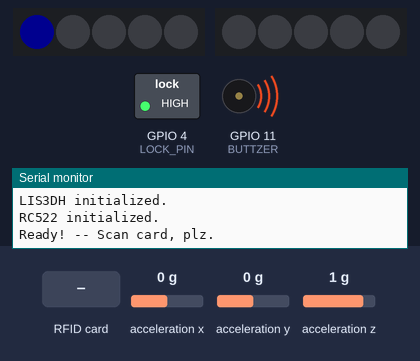
Recording of a sketch running on a simulated ESP32-S3. Shown: 2 × 5 RGB LEDs in strip order, left to right, switched loads named in the sketch (green lamp = pin HIGH), buzzer (waves = sounding), the last lines printed to the serial monitor. The inputs (shaded band) are chosen by the test bench; at power-on: acceleration x 0 g, acceleration y 0 g, acceleration z 1 g. Dim RGB values are drawn brighter than linear.

Above: at 0.1 s.
1.8 s: RFID card B1 3F 6B A2 held to the reader
At 3.5 s:
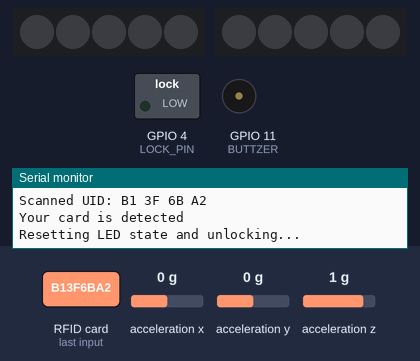
3.8 s: RFID card B1 3F 6B A2 held to the reader
At 5.69 s:
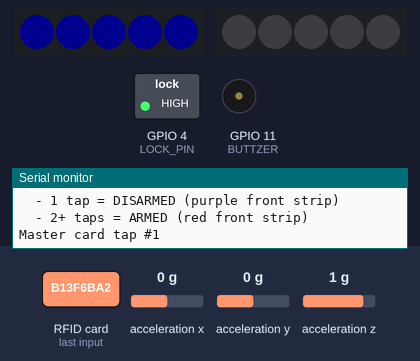
6.8 s: RFID card B1 3F 6B A2 held to the reader
At 9.7 s:
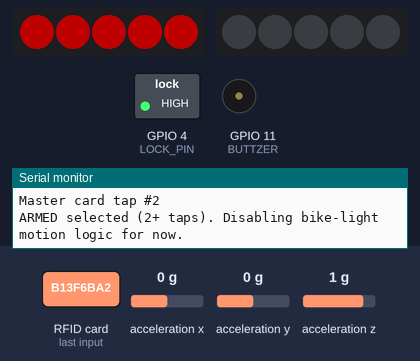
9.8 s: RFID card 5E 7A 19 C4 held to the reader
At 10.7 s:
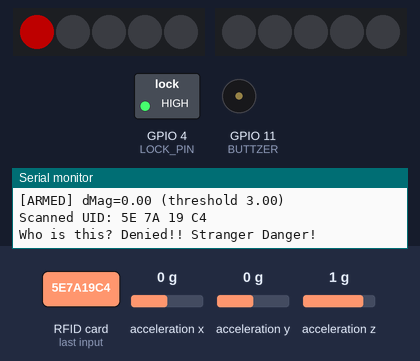
12.8 s: acceleration x set to -1.4 g
14.3 s: acceleration x set to -0.5 g
17.3 s: acceleration x set to -0.2 g
Timing chart, 0 to 19.8 s (numbered marks = the images above; inputs shaded):
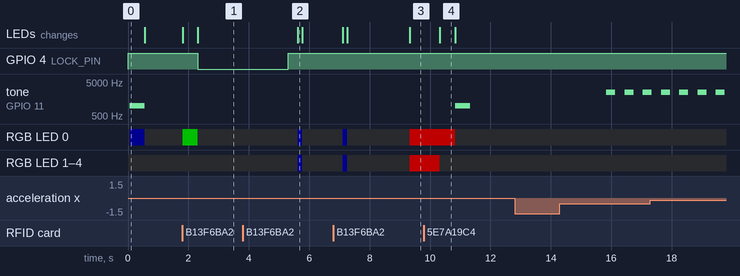

Measured:
- after the input at 1.8 s, GPIO 4 (LOCK_PIN): HIGH → LOW after 0.51 s; RGB LED 0: off → RGB(0, 80, 0) at once, → off 0.50 s later; the LEDs: first change at once (image 1 shows a later state)
- after the input at 3.8 s, RGB LED 0–4: off → RGB(0, 0, 15) after 1.8 s, → off 0.15 s later; the LEDs: change after 1.8 s (image 2)
- after the input at 6.8 s, the LEDs: first change after 0.31 s (image 3 shows a later state)
- after the input at 9.8 s, tone on GPIO 11 (BUTTZER): silent → 1000 Hz after 1.0 s, → silent 0.50 s later; the LEDs: first differ from a run without the input after 0.53 s (image 4)
- what the display in image 4 shows lasts 0.5 s, from 10.3 s to 10.8 s

The sketch:

RFID_taps_lights.ino
```cpp
#include <SPI.h>
#include <Adafruit_LIS3DH.h>
#include <Adafruit_Sensor.h>
#include <MFRC522v2.h>
#include <MFRC522DriverSPI.h>
#include <MFRC522DriverPinSimple.h>
#include <Adafruit_NeoPixel.h>

// --- Pin assignments ---
#define LIS3DH_CS 9
#define RFID_CS   10
#define RFID_RST  22
#define LED_FRONT 5   // front NeoPixel data pin
//#define LED_REAR  11  // breadboard rear LED (future use)
#define LED_REAR 6 //Protoboard GPIOpin
#define FRONT_LEDS 5
#define REAR_LEDS 5
#define LOCK_PIN  4   // lock / test pin
#define BUTTZER   11  // buzzer pin

// --- SPI bus pins (ESP32-S3 remap) ---
#define SPI_SCK   36
#define SPI_MISO  37
#define SPI_MOSI  35

//Accelerometer logic
const float FORWARD_THRESH     = 0.5;        // m/s^2: > this = "moving forward"
const float BRAKE_THRESH       = -0.5;       // m/s^2: < this = "braking / slowing"
const unsigned long REAR_BLINK_INTERVAL = 1000;   // ms
const unsigned long BRAKE_HOLD_MS       = 2000;  // ms

// --- ARMED shake / alarm tuning ---
const float CHAOS_DELTA_THRESH            = 3.0;       // m/s^2 per axis → "chaotic shake"
const unsigned long CHAOS_TIME_MS   = 3000;     // 5 s continuous chaos to trigger alarm
const unsigned long ALARM_DURATION_MS = 30000;   // 30 s alarm duration
const unsigned long BUZZ_TOGGLE_MS  = 300;       // beep on/off toggle during alarm

bool inChaos      = false;        // ARMED: currently seeing chaotic motion
unsigned long chaosStart = 0;     // when chaotic motion started

bool alarmActive  = false;        // ARMED: alarm is currently sounding
unsigned long alarmEnd   = 0;     // millis when alarm should stop

bool buzzerOn     = false;        // for alarm toggling
unsigned long lastBuzzToggle = 0; // last toggle time


// DISARMED brightness levels
const uint8_t RIDE_BRIGHTNESS = 200;   // while biking (forward accel)
const uint8_t BRAKE_BRIGHTNESS = 255;  // brake / stopped, full brightness


// --- Devices ---
Adafruit_LIS3DH lis = Adafruit_LIS3DH(LIS3DH_CS);

// NeoPixel strip: all 10 pixels driven from LED_FRONT
Adafruit_NeoPixel frontStrip(FRONT_LEDS, LED_FRONT, NEO_GRB + NEO_KHZ800);
Adafruit_NeoPixel rearStrip(REAR_LEDS, LED_REAR, NEO_GRB + NEO_KHZ800);

// MFRC522 RFID reader
MFRC522DriverPinSimple ss_pin(RFID_CS);
MFRC522DriverSPI       driver(ss_pin);
MFRC522                mfrc522(driver);

// Known UID (master card)
byte masterTagUID[] = {0xB1, 0x3F, 0x6B, 0xA2};

// Boolean logic
bool direction;      // accelerometer logic (future)
bool isLocked = true;
bool armed    = false;  // global ARMED state
bool lightsEnabled = false; // bike-light logic active only in DISARMED

// Baseline acceleration for ARMED mode (accounting for gravity)
float baseAx = 0.0;
float baseAy = 0.0;
float baseAz = 0.0;
bool  baseAccelValid = false;

// ---------- Helpers ----------

// Compare UID helper
bool compareUID(byte* uid1, byte* uid2, byte size) {
  for (byte i = 0; i < size; i++) {
    if (uid1[i] != uid2[i]) return false;
  }
  return true;
}

// Buzzer: wrong UID
void beepError() {
  tone(BUTTZER, 1000, 500);  // 2 kHz for 500 ms
  delay(500);
  noTone(BUTTZER);
}

// Single status LED: front strip, pixel 0
void setStatusLED(uint8_t r, uint8_t g, uint8_t b) {
  frontStrip.setPixelColor(0, frontStrip.Color(r, g, b));
  frontStrip.show();
}

// All front pixels
void setFrontStripColor(uint8_t r, uint8_t g, uint8_t b) {
  for (int i = 0; i < FRONT_LEDS; i++) {
    frontStrip.setPixelColor(i, frontStrip.Color(r, g, b));
  }
  frontStrip.show();
}

// All rear pixels
void setRearStripColor(uint8_t r, uint8_t g, uint8_t b) {
  for (int i = 0; i < REAR_LEDS; i++) {
    rearStrip.setPixelColor(i, rearStrip.Color(r, g, b));
  }
  rearStrip.show();
}

void clearAllLights() {
  // Turn off all front + rear pixels
  setFrontStripColor(0, 0, 0);
  setRearStripColor(0, 0, 0);
}


// 4s timer for 1 tap (DISARMED) or 2+ taps (ARMED)
void selectArmingMode() {
  uint8_t tapCount = 0;
  unsigned long start  = millis();
  const unsigned long window = 4000; // 4 seconds

  Serial.println("ARMED/DISARMED window open (4s). Tap master card now.");
  Serial.println("  - 1 tap = DISARMED (purple front strip)");
  Serial.println("  - 2+ taps = ARMED (red front strip)");

  while (millis() - start < window) {
    // Look for a new card
    if (!mfrc522.PICC_IsNewCardPresent()) {
      continue;  // no new card, keep waiting
    }
    if (!mfrc522.PICC_ReadCardSerial()) {
      continue;  // saw something but couldn't read
    }

    byte uidSize = mfrc522.uid.size;
    byte* uid    = mfrc522.uid.uidByte;

    // Is it the master tag?
    if (compareUID(uid, masterTagUID, uidSize)) {
      tapCount++;
      Serial.print("Master card tap #");
      Serial.println(tapCount);

      // simple debounce so one long hold doesn't count as multiple taps
      delay(300);

      //TODO: Decide if we want to keep this or not
      // Optional quick visual feedback on each tap
      setFrontStripColor(0, 0, 50);   // faint blue blink
      delay(150);
      setFrontStripColor(0, 0, 0);

      // Halt card
      mfrc522.PICC_HaltA();
      mfrc522.PCD_StopCrypto1();
    } else {
      // ignore strangers during arming window
      Serial.println("Non-master badge during arming window (ignored).");
      mfrc522.PICC_HaltA();
      mfrc522.PCD_StopCrypto1();
    }
  }

  // Decide mode based on tapCount
  if (tapCount == 0) {
    Serial.println("No taps detected. Keeping previous ARMED/DISARMED state.");
    return;  // leave 'armed' and LED colors as-is
  } else if (tapCount == 1) {
    armed = false;  // DISARMED
    lightsEnabled = true;
    Serial.println("DISARMED selected (1 tap). Front LEDs = purple.");

    //DISARMED purple LEDs. Stays lit for 1s
    setFrontStripColor(128, 0, 128);  // purple
    delay(1000);
    setFrontStripColor(0, 0, 0);
    setRearStripColor(0, 0, 0);
  } else { // 2 or more taps => ARMED with all red LEDs
    armed = true;
    lightsEnabled = false;
    Serial.println("ARMED selected (2+ taps). Disabling bike-light motion logic for now.");

    //setting ARMED state LED colors
    setFrontStripColor(255, 0, 0);    // red
    delay(1000);
    setFrontStripColor(0, 0, 0); //Turn off LEDS

    // Take baseline acceleration (including gravity) at the moment of arming
  sensors_event_t event;
  lis.getEvent(&event);
  baseAx = event.acceleration.x;
  baseAy = event.acceleration.y;
  baseAz = event.acceleration.z;
  baseAccelValid = true;

  Serial.print("ARMED baseline set: ax=");
  Serial.print(baseAx);
  Serial.print(" ay=");
  Serial.print(baseAy);
  Serial.print(" az=");
  Serial.println(baseAz);
  }
}

// Scale RGB by brightness (0–255)
uint32_t scaleColor(Adafruit_NeoPixel &strip, uint8_t r, uint8_t g, uint8_t b, uint8_t brightness) {
  uint16_t scaledR = (r * brightness) / 255;
  uint16_t scaledG = (g * brightness) / 255;
  uint16_t scaledB = (b * brightness) / 255;
  return strip.Color(scaledR, scaledG, scaledB);
}

void setFrontScaled(uint8_t r, uint8_t g, uint8_t b, uint8_t brightness) {
  for (int i = 0; i < FRONT_LEDS; i++) {
    frontStrip.setPixelColor(i, scaleColor(frontStrip, r, g, b, brightness));
  }
  frontStrip.show();
}

void setRearScaled(uint8_t r, uint8_t g, uint8_t b, uint8_t brightness) {
  for (int i = 0; i < REAR_LEDS; i++) {
    rearStrip.setPixelColor(i, scaleColor(rearStrip, r, g, b, brightness));
  }
  rearStrip.show();
}


// ---------- Motion-based light logic ----------
void updateMotionLights() {
  // Only run bike-light motion logic when in DISARMED mode
  if (!lightsEnabled || armed) {
    return;  // do nothing; whatever static colors we set stay as-is
  }

  static unsigned long lastBlink = 0;
  static bool rearOn = false;
  static unsigned long brakeUntil = 0;

  sensors_event_t event;
  lis.getEvent(&event);

  float ax = event.acceleration.x;  // m/s^2 along X
  unsigned long now = millis();

  // FORWARD / ACCELERATING
  if (ax > FORWARD_THRESH) {
    // Cancel any brake hold
    brakeUntil = 0;

    // Front: solid white
      setFrontScaled(255, 255, 255, RIDE_BRIGHTNESS);

    // REAR: blinking red at 200 brightness
    if (now - lastBlink >= REAR_BLINK_INTERVAL) {
      rearOn = !rearOn;
      if (rearOn) setRearScaled(255, 0, 0, RIDE_BRIGHTNESS);
      else        setRearScaled(0,   0, 0, 0);
      lastBlink = now;
    }

    return;

  }

  // BRAKING / SLOWING DOWN (negative accel)
  if (ax < BRAKE_THRESH) {
    // If this is the first time we notice a brake, start the hold window
    if (brakeUntil == 0) {
      brakeUntil = now + BRAKE_HOLD_MS;
      Serial.println("[DISARMED] Brake detected, switching to full brightness.");
    }

    // FRONT: white at full 255
    setFrontScaled(255, 255, 255, BRAKE_BRIGHTNESS);

    // REAR: solid red at full 255
    setRearScaled(255, 0, 0, BRAKE_BRIGHTNESS);

    return;
  }

// --- IDLE / COASTING ---
  // treat this like braking (bike is stopped = brake light)
  setFrontScaled(255, 255, 255, BRAKE_BRIGHTNESS);
  setRearScaled(255, 0, 0, BRAKE_BRIGHTNESS);
}

// ---------- ARMED shake-detection + alarm logic ----------
void updateArmedAlarm() {
  // Only care when ARMED
  if (!armed) {
    return;
  }

  unsigned long now = millis();

  // If alarm is currently active, keep running it for ALARM_DURATION_MS
  if (alarmActive) {
    if (now >= alarmEnd) {
      // Stop alarm
      Serial.println("[ARMED] Alarm duration ended, stopping buzzer.");
      alarmActive = false;
      noTone(BUTTZER);
      buzzerOn = false;
      return;
    }

    // Run repeating buzzer pattern (non-blocking)
    if (now - lastBuzzToggle >= BUZZ_TOGGLE_MS) {
      buzzerOn = !buzzerOn;
      if (buzzerOn) {
        tone(BUTTZER, 2500);  // alarm tone
      } else {
        noTone(BUTTZER);
      }
      lastBuzzToggle = now;
    }

    return;  // don't check new motion while screaming
  }

  // If we reach here, ARMED but no active alarm yet.
  // Check accelerometer to see if we are in "chaotic" motion (change from baseline).
  if (!baseAccelValid) {
    // Shouldn't happen, but just in case:
    Serial.println("[ARMED] Warning: baseline accel not valid; skipping chaos check.");
    return;
  }

  sensors_event_t event;
  lis.getEvent(&event);
  float ax = event.acceleration.x;
  float ay = event.acceleration.y;
  float az = event.acceleration.z;

  // Delta from baseline (removes static gravity at arming orientation)
  float dax = ax - baseAx;
  float day = ay - baseAy;
  float daz = az - baseAz;

  float dMag = sqrtf(dax*dax + day*day + daz*daz);
  Serial.print("[ARMED] dMag=");
  Serial.print(dMag, 2);
  Serial.print(" (threshold ");
  Serial.print(CHAOS_DELTA_THRESH, 2);
  Serial.println(")");

  bool chaotic = (dMag > CHAOS_DELTA_THRESH);

  if (chaotic) {
    if (!inChaos) {
      // Just entered chaotic region
      inChaos = true;
      chaosStart = now;
      Serial.println("[ARMED] Chaotic movement detected! Starting 10s chaos timer...");
    } else {
      // Already in chaos; check if time exceeded threshold
      unsigned long elapsed = now - chaosStart;
      if (elapsed >= CHAOS_TIME_MS) {
        Serial.println("[ARMED] Chaotic movement sustained for 10s. TRIGGERING ALARM!");
        alarmActive = true;
        alarmEnd = now + ALARM_DURATION_MS;

        // Start buzzer immediately
        buzzerOn = true;
        tone(BUTTZER, 2500);
        lastBuzzToggle = now;
      } else {
        Serial.print("[ARMED] Chaotic movement ongoing: ");
        Serial.print(elapsed / 1000.0, 1);
        Serial.println(" s (need 10 s to alarm).");
      }
    }
  } else {
    // Not chaotic right now
    if (inChaos) {
      // We were in chaos but it stopped before timer expired
      unsigned long elapsed = now - chaosStart;
      Serial.print("[ARMED] Chaotic movement STOPPED after ");
      Serial.print(elapsed / 1000.0, 1);
      Serial.println(" s (<10 s) → treating as harmless jostle; resetting timer.");
      inChaos = false;
      chaosStart = 0;
    }
  }
}


// ---------- SETUP ----------

void setup() {
  Serial.begin(115200);
  // while (!Serial);  // optional; can comment out if it hangs

  Serial.println("\nInitializing SPI and devices...");

  // SPI on custom pins
  SPI.begin(SPI_SCK, SPI_MISO, SPI_MOSI);

  // NeoPixel setup
  frontStrip.begin();
  rearStrip.begin();
  frontStrip.setBrightness(80); // 0–255
  rearStrip.setBrightness(80);
  frontStrip.show();            // all off
  rearStrip.show();             //all off

  // Lock + buzzer pins
  pinMode(LOCK_PIN, OUTPUT);
  digitalWrite(LOCK_PIN, HIGH); // locked initially
  pinMode(BUTTZER, OUTPUT);

  // LIS3DH
  if (!lis.begin(LIS3DH_CS)) {
    Serial.println("Could not find LIS3DH. Check wiring!");
    while (1) {
      delay(10);
    }
  }
  lis.setRange(LIS3DH_RANGE_2_G);
  Serial.println("LIS3DH initialized.");

  // RC522
  mfrc522.PCD_Init();
  Serial.println("RC522 initialized.");
  Serial.println("Ready! -- Scan card, plz.");

  // Optional: little startup blink + beep
  setStatusLED(0, 0, 50);
  beepError();
  setStatusLED(0, 0, 0);
}

// ---------- LOOP ----------

void loop() {
  updateMotionLights(); //DISARMED state
  updateArmedAlarm(); // ARMED state

  // Wait for a card
  if (!mfrc522.PICC_IsNewCardPresent()) return;
  if (!mfrc522.PICC_ReadCardSerial())   return;

  byte uidSize = mfrc522.uid.size;
  byte* uid    = mfrc522.uid.uidByte;

  Serial.print("Scanned UID: ");
  for (byte i = 0; i < uidSize; i++) {
    if (uid[i] < 0x10) Serial.print("0");
    Serial.print(uid[i], HEX);
    Serial.print(" ");
  }
  Serial.println();

  if (compareUID(uid, masterTagUID, uidSize)) {
  // Correct badge: always reset visual state first
  Serial.println("Your card is detected");

    if (alarmActive) {
    Serial.println("[RFID] Clearing active alarm and silencing buzzer.");
    alarmActive = false;
    inChaos = false;
    chaosStart = 0;
    noTone(BUTTZER);
    buzzerOn = false;
  }

  // Always reset visual state first
  Serial.println("Resetting LED state and unlocking...");

  clearAllLights();

  // Show "OK" status on front LED 0 (green)
  setStatusLED(0, 255, 0);  // first pixel green
  delay(500);
  setStatusLED(0, 0, 0);    // turn that pixel off again

  // Lock / unlock logic
  digitalWrite(LOCK_PIN, LOW);   // unlock
  delay(3000);
  digitalWrite(LOCK_PIN, HIGH);  // lock
  Serial.println("Locked again.");

  // Halt current card before arming mode
  mfrc522.PICC_HaltA();
  mfrc522.PCD_StopCrypto1();

  // 4) 4s arming/disarming selection window
  selectArmingMode();
}


  else {
    // Wrong badge
    Serial.println("Who is this? Denied!! Stranger Danger!");
    setStatusLED(255, 0, 0);  // first pixel red
    delay(500);
    setStatusLED(0, 0, 0);
    beepError();

    // Halt this card too
    mfrc522.PICC_HaltA();
    mfrc522.PCD_StopCrypto1();
  }

  // After this, loop() returns and waits for next card
}
```
